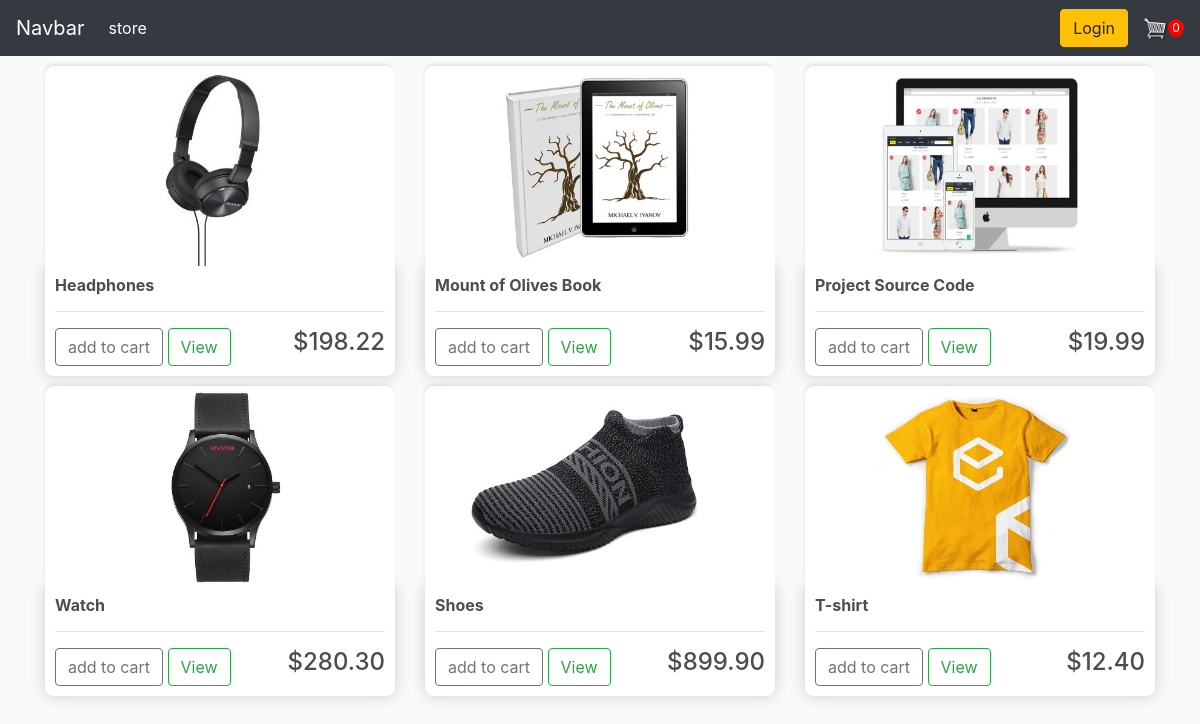
The page / on the database its author committed.
### store/models.py (models this page shows)
class Product(models.Model):
    name = models.CharField(max_length=30)
    price = models.DecimalField(max_digits=7,decimal_places=2)
    digital = models.BooleanField(default=True,null=True,blank=True)
    image = models.ImageField(null=True,blank=True,default='placeholder.png')
    def __str__(self):
        return self.name

### store/views.py (the view)
# urls.py: path('',include('store.urls')),
def store(request):
    cart = cartData(request)
    orderitem = cart['orderitem']
    context = {'products':Product.objects.all(),'orderitem':orderitem}
    return render(request,'store/store.html',context)

### store/utils.py (called while the page is built, shortened)
def getcookie(request):
        try:
            cart = json.loads(request.COOKIES['cart'])
        except:
            cart = {}
        items = []
        order={'get_total_item':0,'get_total_price':0,'isallDigital':True}
        orderitem = order['get_total_item']
        return {'items':items,'order':order,'orderitem':orderitem}

def cartData(request):
    if request.user.is_authenticated:
        customer = request.user.customer
        order, created = Order.objects.get_or_create(customer=customer)
        items = order.orderitem_set.all()
        orderitem =  order.get_total_item
    else:
        cart = getcookie(request)
        items = cart['items']
        order = cart['order']
        orderitem = cart['orderitem']
    return {'items':items,'order':order,'orderitem':orderitem}

### store/templates/store/store.html
{% extends 'store/main.html' %}
{% load static %}
{% block content %}
<div class="row">
    {% for items in products %}
    <div class="col-lg-4" >
        <img class='thumbnail' src='{{items.image.url}}'>
        <div class="box-element product">
            <h6><strong>{{items}}</strong></h6>
            <hr>
            <button class='btn btn-outline-secondary add-btn update-cart' data-product="{{items.id}}" data-action="add" > add to  cart</button>
            <a class='btn btn-outline-success' href="#">View</a>
            <h4 style='float:right'>${{items.price}}</h4>
        </div>
        </div>
    {% endfor %}
</div>
{% endblock content %}

### store/templates/store/main.html (shortened to what this page needs)
{% load static %}
<!DOCTYPE html>
<html lang="en">
<head>
	<link rel="stylesheet" href="https://stackpath.bootstrapcdn.com/bootstrap/4.4.1/css/bootstrap.min.css">
    <link rel='stylesheet' type='text/css' href='{% static "css/main.css" %}' />
</head>
<body>
    <nav class="navbar navbar-expand-lg navbar-dark bg-dark">
        <a class="navbar-brand" href='{% url "store" %}'>Navbar</a>
        <div class="collapse navbar-collapse" id="navbarSupportedContent">
          <ul class="navbar-nav mr-auto ">
            <li class="nav-item active">
              <a class="nav-link" href='{% url "store" %}'>store <span class="sr-only">(current)</span></a>
            </li>
          </ul>
          <div class="form-inline my-2 my-lg-0">
                <a href='#' class='btn btn-warning'>Login</a>
                <a href='{% url "cart" %}'>
                    <img id='cart-icon' src='{% static "images/cart.png" %}'>
                </a>
                <div id="cart-total">{{orderitem}}</div>
          </div>
        </div>
      </nav>
    <div class="container">
        {% block content %}{% endblock content %}
    </div>
  </body>
</html>

### static/css/main.css (style rules this page uses)
body { background-color: hsl(0, 0%, 98%); }
h1,h2,h3,h4,h5,h6 { color:hsl(0, 0%, 30%); }
.box-element { box-shadow:hsl(0, 0%, 80%) 0 0 16px; background-color: #fff; border-radius: 4px; padding: 10px; }
.thumbnail { width: 100%; height: 200px; border-radius: 9px 9px 0 0; box-shadow: -1px -3px 5px -2px rgba(214,214,214,1); }
.product { border-radius: 0 0 9px 9px; }
#cart-icon { width:25px; margin-left: 15px; }
#cart-total { text-align: center; color:#fff; background-color: red; width: 16px; height: 18px; border-radius: 50%; font-size: 12px; }
.col-lg-4, .col-lg-6, .col-lg-8, .col-lg-12 { margin-top: 10px; }
.btn { border-radius: 5; }

### rows shown on the page
Product: image (picture), name "Headphones", price "198.22"
Product: image (picture), name "Mount of Olives Book", price "15.99"
Product: image (picture), name "Project Source Code", price "19.99"
Product: image (picture), name "Watch", price "280.30"
Product: image (picture), name "Shoes", price "899.90"
Product: image (picture), name "T-shirt", price "12.40"

### other values the page prints
{{ orderitem }} "0"
